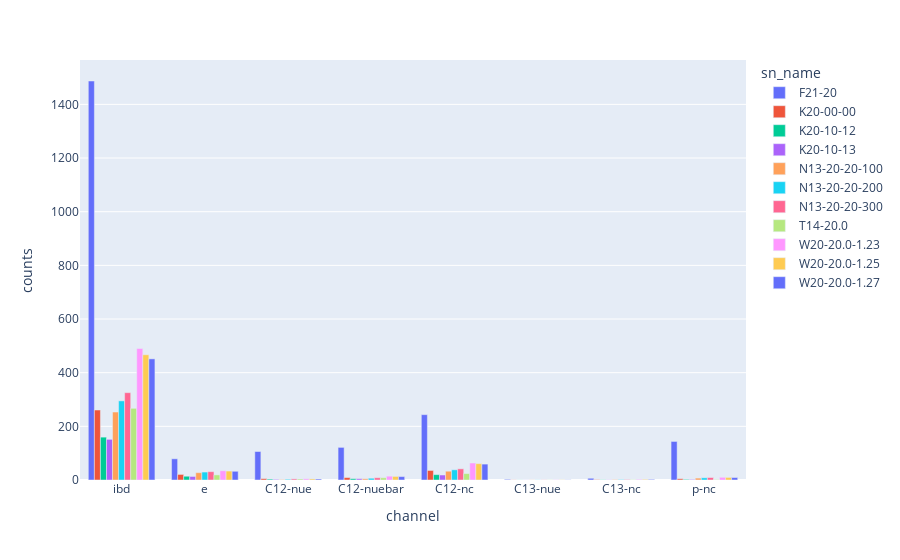

Notebook code for this chart:
### Code cell
bars = px.bar(events, x='channel', y='counts', 
              color='sn_name', barmode='group')
bars

### Figure 1 — Plotly figure (JSON) as saved in the notebook; plotly's stock layout.template omitted (floating-point values rounded to 4 significant figures)
{"data": [{"alignmentgroup": "True", "hovertemplate": "sn_name=F21-20<br>channel=%{x}<br>counts=%{y}<extra></extra>", "legendgroup": "F21-20", "marker": {"color": "#636efa", "pattern": {"shape": ""}}, "name": "F21-20", "offsetgroup": "F21-20", "orientation": "v", "showlegend": true, "textposition": "auto", "type": "bar", "x": ["ibd", "e", "C12-nue", "C12-nuebar", "C12-nc", "C13-nue", "C13-nc", "p-nc"], "xaxis": "x", "y": [1487.0, 79.02, 106.2, 121.6, 243.5, 2.42, 6.46, 143.7], "yaxis": "y"}, {"alignmentgroup": "True", "hovertemplate": "sn_name=K20-00-00<br>channel=%{x}<br>counts=%{y}<extra></extra>", "legendgroup": "K20-00-00", "marker": {"color": "#EF553B", "pattern": {"shape": ""}}, "name": "K20-00-00", "offsetgroup": "K20-00-00", "orientation": "v", "showlegend": true, "textposition": "auto", "type": "bar", "x": ["ibd", "e", "C12-nue", "C12-nuebar", "C12-nc", "C13-nue", "C13-nc", "p-nc"], "xaxis": "x", "y": [260.8, 20.81, 5.16, 9.165, 35.55, 0.4888, 1.373, 4.695], "yaxis": "y"}, {"alignmentgroup": "True", "hovertemplate": "sn_name=K20-10-12<br>channel=%{x}<br>counts=%{y}<extra></extra>", "legendgroup": "K20-10-12", "marker": {"color": "#00cc96", "pattern": {"shape": ""}}, "name": "K20-10-12", "offsetgroup": "K20-10-12", "orientation": "v", "showlegend": true, "textposition": "auto", "type": "bar", "x": ["ibd", "e", "C12-nue", "C12-nuebar", "C12-nc", "C13-nue", "C13-nc", "p-nc"], "xaxis": "x", "y": [159.8, 14.05, 3.344, 4.936, 19.99, 0.3309, 0.8264, 2.3], "yaxis": "y"}, {"alignmentgroup": "True", "hovertemplate": "sn_name=K20-10-13<br>channel=%{x}<br>counts=%{y}<extra></extra>", "legendgroup": "K20-10-13", "marker": {"color": "#ab63fa", "pattern": {"shape": ""}}, "name": "K20-10-13", "offsetgroup": "K20-10-13", "orientation": "v", "showlegend": true, "textposition": "auto", "type": "bar", "x": ["ibd", "e", "C12-nue", "C12-nuebar", "C12-nc", "C13-nue", "C13-nc", "p-nc"], "xaxis": "x", "y": [151.6, 13.16, 2.369, 4.921, 18.62, 0.299, 0.7712, 2.11], "yaxis": "y"}, {"alignmentgroup": "True", "hovertemplate": "sn_name=N13-20-20-100<br>channel=%{x}<br>counts=%{y}<extra></extra>", "legendgroup": "N13-20-20-100", "marker": {"color": "#FFA15A", "pattern": {"shape": ""}}, "name": "N13-20-20-100", "offsetgroup": "N13-20-20-100", "orientation": "v", "showlegend": true, "textposition": "auto", "type": "bar", "x": ["ibd", "e", "C12-nue", "C12-nuebar", "C12-nc", "C13-nue", "C13-nc", "p-nc"], "xaxis": "x", "y": [253.3, 27.23, 1.721, 4.555, 32.77, 0.4005, 1.54, 7.076], "yaxis": "y"}, {"alignmentgroup": "True", "hovertemplate": "sn_name=N13-20-20-200<br>channel=%{x}<br>counts=%{y}<extra></extra>", "legendgroup": "N13-20-20-200", "marker": {"color": "#19d3f3", "pattern": {"shape": ""}}, "name": "N13-20-20-200", "offsetgroup": "N13-20-20-200", "orientation": "v", "showlegend": true, "textposition": "auto", "type": "bar", "x": ["ibd", "e", "C12-nue", "C12-nuebar", "C12-nc", "C13-nue", "C13-nc", "p-nc"], "xaxis": "x", "y": [294.9, 29.59, 2.842, 6.61, 38.06, 0.4724, 1.717, 8.225], "yaxis": "y"}, {"alignmentgroup": "True", "hovertemplate": "sn_name=N13-20-20-300<br>channel=%{x}<br>counts=%{y}<extra></extra>", "legendgroup": "N13-20-20-300", "marker": {"color": "#FF6692", "pattern": {"shape": ""}}, "name": "N13-20-20-300", "offsetgroup": "N13-20-20-300", "orientation": "v", "showlegend": true, "textposition": "auto", "type": "bar", "x": ["ibd", "e", "C12-nue", "C12-nuebar", "C12-nc", "C13-nue", "C13-nc", "p-nc"], "xaxis": "x", "y": [325.4, 31.04, 4.147, 8.474, 41.64, 0.5299, 1.825, 9.106], "yaxis": "y"}, {"alignmentgroup": "True", "hovertemplate": "sn_name=T14-20.0<br>channel=%{x}<br>counts=%{y}<extra></extra>", "legendgroup": "T14-20.0", "marker": {"color": "#B6E880", "pattern": {"shape": ""}}, "name": "T14-20.0", "offsetgroup": "T14-20.0", "orientation": "v", "showlegend": true, "textposition": "auto", "type": "bar", "x": ["ibd", "e", "C12-nue", "C12-nuebar", "C12-nc", "C13-nue", "C13-nc", "p-nc"], "xaxis": "x", "y": [267.2, 19.01, 3.762, 8.428, 23.89, 0.4631, 1.096, 1.776], "yaxis": "y"}, {"alignmentgroup": "True", "hovertemplate": "sn_name=W20-20.0-1.23<br>channel=%{x}<br>counts=%{y}<extra></extra>", "legendgroup": "W20-20.0-1.23", "marker": {"color": "#FF97FF", "pattern": {"shape": ""}}, "name": "W20-20.0-1.23", "offsetgroup": "W20-20.0-1.23", "orientation": "v", "showlegend": true, "textposition": "auto", "type": "bar", "x": ["ibd", "e", "C12-nue", "C12-nuebar", "C12-nc", "C13-nue", "C13-nc", "p-nc"], "xaxis": "x", "y": [490.1, 34.45, 4.483, 14.3, 63.32, 0.7007, 2.395, 10.04], "yaxis": "y"}, {"alignmentgroup": "True", "hovertemplate": "sn_name=W20-20.0-1.25<br>channel=%{x}<br>counts=%{y}<extra></extra>", "legendgroup": "W20-20.0-1.25", "marker": {"color": "#FECB52", "pattern": {"shape": ""}}, "name": "W20-20.0-1.25", "offsetgroup": "W20-20.0-1.25", "orientation": "v", "showlegend": true, "textposition": "auto", "type": "bar", "x": ["ibd", "e", "C12-nue", "C12-nuebar", "C12-nc", "C13-nue", "C13-nc", "p-nc"], "xaxis": "x", "y": [466.7, 33.28, 4.017, 13.3, 60.89, 0.6653, 2.312, 9.573], "yaxis": "y"}, {"alignmentgroup": "True", "hovertemplate": "sn_name=W20-20.0-1.27<br>channel=%{x}<br>counts=%{y}<extra></extra>", "legendgroup": "W20-20.0-1.27", "marker": {"color": "#636efa", "pattern": {"shape": ""}}, "name": "W20-20.0-1.27", "offsetgroup": "W20-20.0-1.27", "orientation": "v", "showlegend": true, "textposition": "auto", "type": "bar", "x": ["ibd", "e", "C12-nue", "C12-nuebar", "C12-nc", "C13-nue", "C13-nc", "p-nc"], "xaxis": "x", "y": [451.4, 32.5, 3.73, 12.67, 59.25, 0.6425, 2.256, 9.26], "yaxis": "y"}], "layout": {"barmode": "group", "legend": {"title": {"text": "sn_name"}, "tracegroupgap": 0}, "margin": {"t": 60}, "xaxis": {"anchor": "y", "domain": [0, 1], "title": {"text": "channel"}}, "yaxis": {"anchor": "x", "domain": [0, 1], "title": {"text": "counts"}}}}
